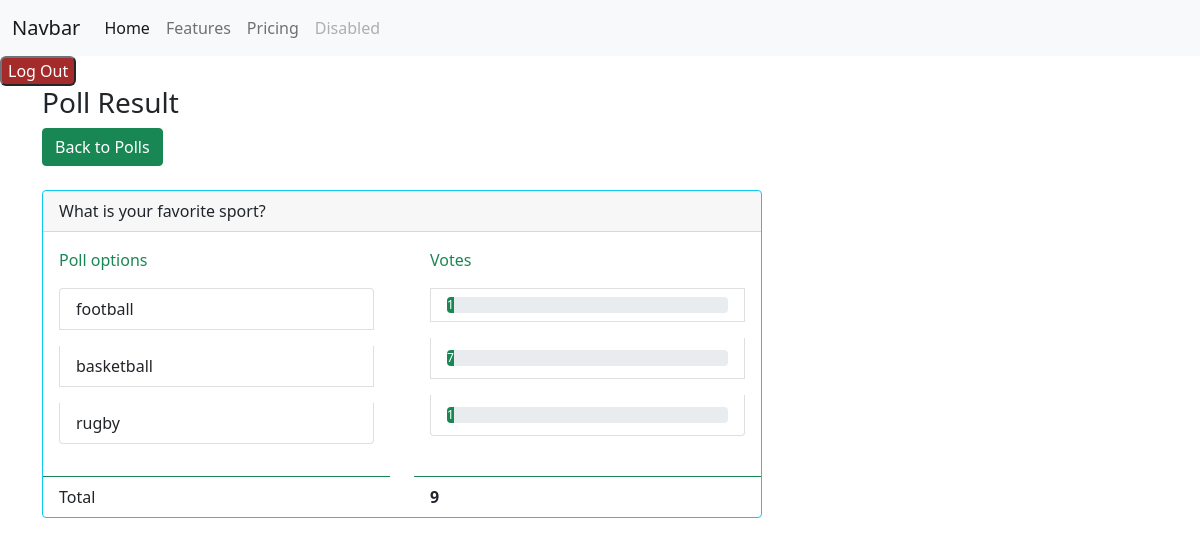
Before: /users/results/1/ (signed in) with the older database file.
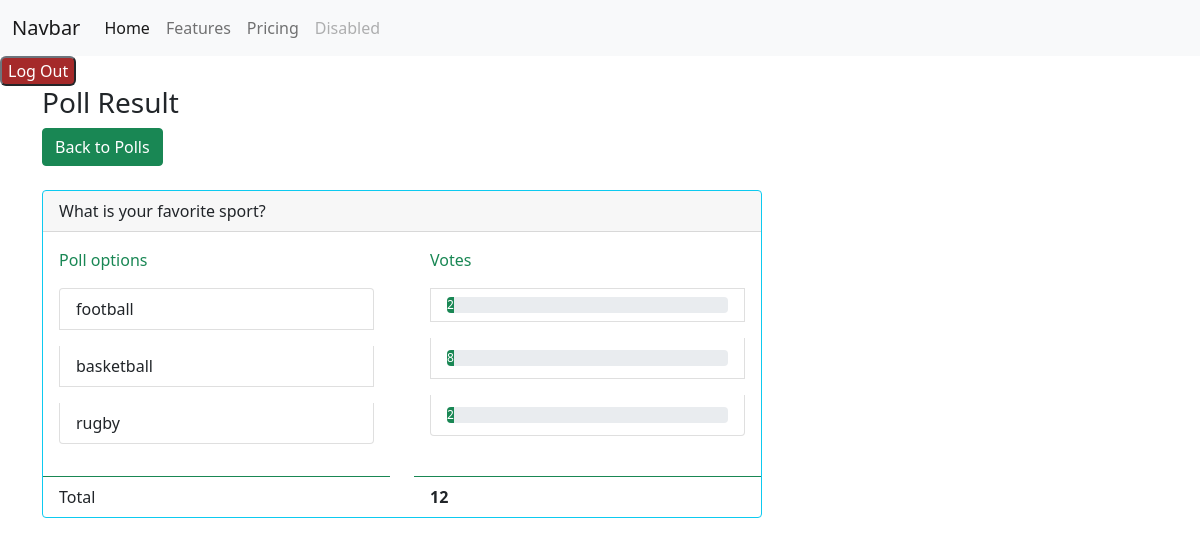
After: the same page with the newer database file.
### polls/models.py (models this page shows, shortened)
class Poll(models.Model):
    question = models.TextField()
    option_one = models.CharField(max_length=30)
    option_two = models.CharField(max_length=30)
    option_three = models.CharField(max_length=30)
    option_one_count = models.IntegerField(default=0)
    option_two_count = models.IntegerField(default=0)
    option_three_count = models.IntegerField(default=0)
    posted_by = models.ForeignKey(User, on_delete=models.SET_NULL, null=True, blank=True)
    pub_date = models.DateTimeField("date published",default=timezone.now)
    def total(self):
        return self.option_one_count + self.option_two_count + self.option_three_count

### users/views.py (the view)
# urls.py: path('results/<poll_id>/', views.results, name ='results'),
@login_required
def results(request, poll_id):
    poll = Poll.objects.get(pk=poll_id)
    context = {
        'poll' : poll
    }
    return render(request, 'users/results.html', context)

### users/templates/users/results.html (shortened to what this page needs)
{% extends "base.html" %}
{% block content %}
<div class="row">
    <div class="col-lg-8 col-lg-offset-2">
        <div class="panel panel-default">
            <div class="panel-heading">
                <h3 class="panel-title">Poll Result</h3>
                <a href="{% url 'users:home'%}"><button type="button" class="btn btn-success mb-4">Back to
                        Polls</button></a>
            </div>
            <div class="card border-info mb-3" style="max-width: 45rem;">
                <div class="card-header">{{ poll.question }}</div>
                <div class="row">
                    <div class="col-md-6">
                        <div class="card-body text-success">
                            <p class="card-text">Poll options</p>
                            <ul class="list-group">
                                <li class="list-group-item mb-3">{{ poll.option_one }}
                                </li>
                                <li class="list-group-item mb-3">{{ poll.option_two }}</li>
                                <li class="list-group-item mb-3">{{ poll.option_three }}</li>
                            </ul>
                        </div>
                        <div class="card-footer bg-transparent border-success">
                            Total
                        </div>
                    </div>
                    <div class="col-md-6">
                        <div class="card-body text-success">
                            <ul class="list-group">
                                <p class="card-text">Votes</p>
                                <li class="list-group-item mb-3">
                                    <div class="progress">
                                        <div class="progress-bar bg-success " role="progressbar" style="width: {{poll.option_one_count}}" aria-valuenow="100" aria-valuemin="0" aria-valuemax="100">{{poll.option_one_count}}</div>
                                      </div>
                                </li>
                                <li class="list-group-item mb-3">
                                    <div class="progress  mt-1 mb-1">
                                        <div class="progress-bar bg-success" role="progressbar" style="width: {{poll.option_two_count}}" aria-valuenow="100" aria-valuemin="0" aria-valuemax="100">{{poll.option_two_count}}</div>
                                      </div>
                                </li>
                                <li class="list-group-item mb-3">
                                    <div class="progress  mt-1 mb-1">
                                        <div class="progress-bar bg-success" role="progressbar" style="width: {{poll.option_three_count}}" aria-valuenow="100" aria-valuemin="0" aria-valuemax="100">{{poll.option_three_count}}</div>
                                      </div>
                                </li>
                            </ul>
                        </div>
                        <div class="card-footer bg-transparent border-success mt-2">
                            <strong>{{ poll.total }}</strong>
                        </div>
                    </div>
                </div>
            </div>
        </div>
    </div>
    {% endblock %}

### polls/templates/base.html (shortened to what this page needs)
<!DOCTYPE html>
<html lang="en">
<head>
    <link href="https://cdn.jsdelivr.net/npm/bootstrap@5.0.2/dist/css/bootstrap.min.css" rel="stylesheet">    <title>Voting Site {% block title %}{% endblock %}</title>
</head>
<body>
    {% include 'partials/_navbar.html'%}
    <div class="container">
        <div class="row">
            <div class=".col-md-6 m-auto">
                {% block content %}{% endblock%}
            </div>
        </div>
    </div>
</body>
</html>

### polls/templates/partials/_navbar.html (shortened to what this page needs)
<nav class="navbar navbar-expand-lg navbar-light bg-light">
  <div class="container-fluid">
    <a class="navbar-brand" href="#">Navbar</a>
    <div class="collapse navbar-collapse" id="navbarNav">
      <ul class="navbar-nav">
        <li class="nav-item">
          <a class="nav-link active" aria-current="page" href="#">Home</a>
        </li>
        <li class="nav-item">
          <a class="nav-link" href="#">Features</a>
        </li>
        <li class="nav-item">
          <a class="nav-link" href="#">Pricing</a>
        </li>
        <li class="nav-item">
          <a class="nav-link disabled" href="#" tabindex="-1" aria-disabled="true">Disabled</a>
        </li>
      </ul>
    </div>
  </div>
</nav>
<form action="{% url 'polls:logout' %}" method="post">
  <button type="submit" class="btn-secondary" button style="background-color: brown; border-radius: 6px;">Log
    Out</button>
</form>

Changed rows visible on the page:
changed Poll "What is your favorite sport?": option_one_count "1" → "2"; option_two_count "7" → "8"; option_three_count "1" → "2"; total "9" → "12"
